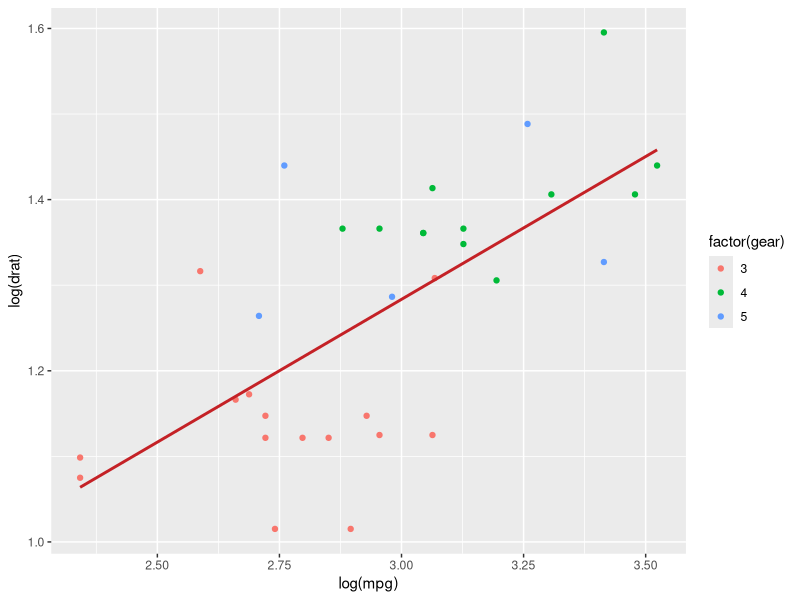

This chart was generated by the following R code:
library(ggplot2)


print(
  ggplot(mtcars, aes(x = log(mpg), y = log(drat))) +
    geom_point(aes(color = factor(gear))) +
    stat_smooth(method = "lm", col = "#C42126", se = FALSE, linewidth = 1)
)
